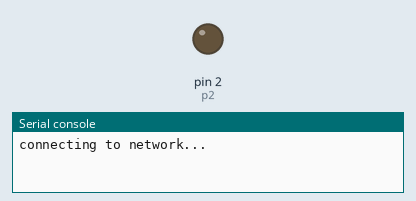
Bench run of a program on a simulated MicroPython board. Parts: output pins drawn as LEDs (lit = HIGH), the last lines printed to the serial console. WiFi joins after 1.5 s. At 1.5 s the program stops and its outputs stay as they are.

Above: at 0.1 s.
At 1.6 s:
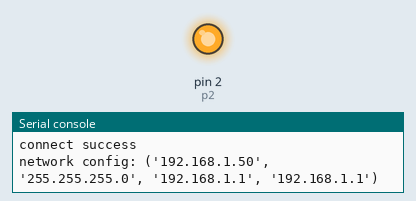
Timing chart, 0 to 3.0 s (numbered marks = the images above):
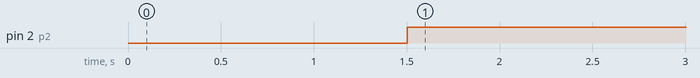

Measured:
- by itself, pin 2 (p2): LOW → HIGH at 1.5 s

The program:

main.py
```python
'''
import network

#将v202设置成AP模式
ap_if = network.WLAN(network.AP_IF)
#激活接口
ap_if.active(True)
#开放WIFI。名称:TPYBoard v202 密码:12345678
ap_if.config(essid='TPYBoard v202',password='12345678')
'''
```

boot.py
```python
import network
from machine import Pin
sta_if = network.WLAN(network.STA_IF)
p2 = Pin(2, Pin.OUT)
#我们在这里把接入点接口禁用，方便观看实验效果，非实验可以去掉
sta_if.active(False)
if not sta_if.isconnected():
        p2.off()
        print('connecting to network...')
        sta_if.active(True)
        sta_if.connect('', '')
        while not sta_if.isconnected():
                pass
if sta_if.isconnected():
        print('connect success')
        p2.on()
        print('network config:', sta_if.ifconfig())
```
